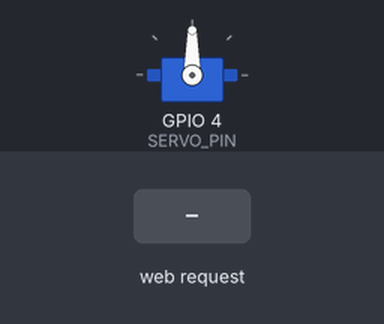
Simulated run of this program. Board: ESP8266 (Wemos D1 mini). Parts: servo. The test bench sets the inputs (shaded band). WiFi joins after 1.5 s; servers stay silent unless stated; what the program prints to the serial monitor is not drawn.

Above: at 1.2 s.
1.3 s: HTTP request GET /refill received
At 1.6 s:
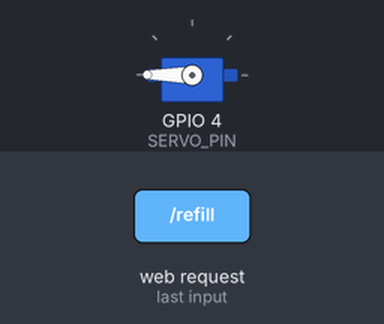
Timing chart, 0 to 4.3 s (numbered marks = the images above; inputs shaded):
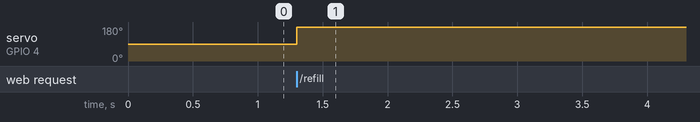

Measured:
- after the input at 1.3 s, servo on GPIO 4 (SERVO_PIN): 90° → 180° at once

The program:

main.cpp
```cpp
#include <Arduino.h>
#include <ESP8266WiFi.h>
#include <ESP8266WebServer.h>
#include <ArduinoOTA.h>
#include <Servo.h>

#include "Private.h"

// Webserver on port 80
ESP8266WebServer server(80);

#define SERVO_PIN 4

Servo myservo;
// cable colors SG90 servo:
// brown=GND, red=5V, orange=pulse

const int FeederPos[] = {2702,2559,2416,2273,2130,1987,1844,1701,1558,1415,1272,1129,986,843,700,0};
int ServoPos = 0; // to be persisted
uint32_t LastServoMove = 1;

void refill() {
  myservo.attach(SERVO_PIN);
  ServoPos = 0;
  int ms = FeederPos[ServoPos];
  myservo.writeMicroseconds(ms);
  LastServoMove = millis();
}
void feed() {
  if (FeederPos[ServoPos+1] ==0) {
    return;
  }

  myservo.attach(SERVO_PIN);
  ServoPos++;
  int ms = FeederPos[ServoPos];
  myservo.writeMicroseconds(ms);
  LastServoMove = millis();
}

void setup() {
  Serial.begin(115200);
  Serial.printf("setup...\n");

	WiFi.persistent(false);
	WiFi.mode(WIFI_STA);
	WiFi.setAutoReconnect(true);
	WiFi.begin(ssid, password);
  Serial.printf("wifi...\n");

  ArduinoOTA.setHostname("FishFeeder");
  //ArduinoOTA.setPassword(passwordOTA);
  ArduinoOTA.begin();
  Serial.printf("OTA...\n");

  // Webserver
  server.on("/", []() {
    server.send(200, "text/html", "<html><body> <style>body{font-size:300%;}</style> <h3>Fish Feeder</h3> <p><a href='/feed'>feed</a></p> <p><a href='/refill'>refill</a></p> <p></p></body></html>");
  });
  server.on("/refill", []() {
    refill();
    server.sendHeader("Location", "/",true);
    server.send(302, "text/plain","ok");
    server.client().stop();
  });
  server.on("/feed", []() {
    feed();
    server.sendHeader("Location", "/",true);
    server.send(302, "text/plain","ok");
    server.client().stop();
  });
  server.on("/set", []() {
    if (server.args()>=1) {
      if (server.argName(0).equals("ms")) {
        myservo.writeMicroseconds(server.arg(0).toInt());
      }
    }
    server.sendHeader("Location", "/",true);
    server.send(302, "text/plain","ok");
    server.client().stop();
  });

  server.onNotFound( []() {
    server.send(404, "text/plain", "not found");
  });
  server.begin();
  Serial.printf("Webserver...\n");

  // Servo
  myservo.attach(SERVO_PIN);
  Serial.printf("servo...\n");
}

void loop() {
  ArduinoOTA.handle();
  server.handleClient();

  //shut off servo after 5s to stop shaking
  if (LastServoMove!=0 && LastServoMove+5000 < millis()) {
    myservo.detach();
    LastServoMove=0;
  }
}
```

Private_template.h
```cpp
#pragma once

const char* ssid = "XXXXXXXX";
const char* password = "XXXXXXXX";
const char* passwordOTA = "XXXXXXXX";
```
